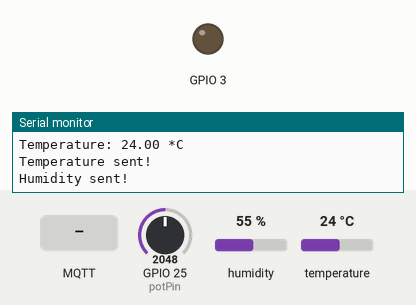
Bench run of a sketch on a simulated ESP32. Shown: output pins drawn as LEDs (lit = HIGH), the last lines printed to the serial monitor. The test bench sets the inputs (shaded band); at power-on: GPIO 25 (potPin) = 2048, humidity 55 %, temperature 24 °C. WiFi joins after 1.5 s; servers stay silent unless stated; no MQTT or app messages arrive unless stated.

Above: at 2.7 s.
2.8 s: MQTT message "false" arrives on the first subscribed topic
At 6.9 s:
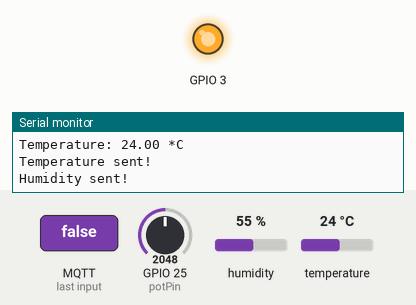
8.1 s: MQTT message "true" arrives on the first subscribed topic
At 12.8 s:
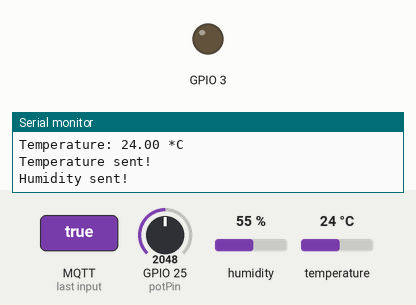
Timing chart, 0 to 14.3 s (numbered marks = the images above; inputs shaded):
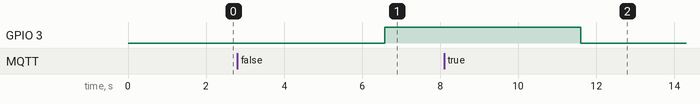

Measured:
- after the input at 2.8 s, GPIO 3: LOW → HIGH after 3.8 s
- after the input at 8.1 s, GPIO 3: HIGH → LOW after 3.5 s

The sketch:

m5bibliosejemplo.ino
```cpp
#include "DHT.h"
#include "PubSubClient.h" // Connect and publish to the MQTT broker
//#include <ArduinoMqttClient.h>

#include "WiFi.h" // Enables the ESP32 to connect to the local network (via WiFi)
#define DHTPIN 26  // Pin connected to the DHT sensor

#define DHTTYPE DHT11  // DHT11 or DHT22
DHT dht(DHTPIN, DHTTYPE);

// WiFi
const char* ssid = "POCO F3";                 // Your personal network SSID
const char* wifi_password = "carlitos"; // Your personal network password

// MQTT
const char* mqtt_server = "192.168.195.139";  // IP of the MQTT broker
const char* topic = "bolando/Cullera/Iluminacion";
const char* humidity_topic = "bolando/pista1/humedad";
const char* temperature_topic = "bolando/pista1/temperatura";
const char* mqtt_username = "carlos"; // MQTT username
const char* mqtt_password = "carlos"; // MQTT password
const char* clientID = "BOLANDO"; // MQTT client ID

// Initialise the WiFi and MQTT Client objects
WiFiClient wifiClient;
// 1883 is the listener port for the Broker
PubSubClient client(mqtt_server, 1883, wifiClient);

// variable for storing the potentiometer value
const int potPin = 25;
int potValue = 0;
int luminosidad = 0;
int IlumMin = 4095;
int IlumMax = 0;

int antes = 0;

void connect_MQTT(){
  Serial.print("Connecting to ");
  Serial.println(ssid);

  // Connect to the WiFi
  WiFi.begin(ssid, wifi_password);

  // Wait until the connection has been confirmed before continuing
  while (WiFi.status() != WL_CONNECTED) {
    delay(500);
    Serial.print(".");
  }

  // Debugging - Output the IP Address of the ESP8266
  Serial.println("WiFi connected");
  Serial.print("IP address: ");
  Serial.println(WiFi.localIP());

  // Connect to MQTT Broker
  // client.connect returns a boolean value to let us know if the connection was successful.
  // If the connection is failing, make sure you are using the correct MQTT Username and Password (Setup Earlier in the Instructable)
  if (client.connect(clientID, mqtt_username, mqtt_password)) {
    Serial.println("Connected to MQTT Broker!");
    Serial.println("Connected now subscribing");
    boolean r= client.subscribe("bolando/Cullera/Iluminacion");
  }
  else {
    Serial.println("Connection to MQTT Broker failed...");
  }
}

// Custom function to connet to the MQTT broker via WiFi
void setup() {
  Serial.begin(115200);
  dht.begin();
   pinMode(3, OUTPUT);

  client.setServer(mqtt_server, 1883);
  client.setCallback(callback);

  connect_MQTT();
}

void callback(char* topic, byte* message, unsigned int length) {
  Serial.print("Message arrived on topic: ");
  Serial.print(topic);
  Serial.print(". Message: ");
  String messageLuz;

  for (int i = 0; i < length; i++) {
    //Serial.print((char)message[i]);
    messageLuz += (char)message[i];
  }

  Serial.print(messageLuz);
  if (messageLuz == "false"){
    digitalWrite(3, HIGH);
    }
  else if (messageLuz == "true") {
    digitalWrite(3, LOW);
    }
}

void loop() {
  client.loop();
  //Serial.setTimeout(2000);

  potValue = analogRead(potPin);
  luminosidad = 100 * IlumMin / (IlumMin - IlumMax) - potValue * 100 / (IlumMin - IlumMax);

  float h = dht.readHumidity();
  float t = dht.readTemperature();

  Serial.print("Humidity: ");
  Serial.print(h);
  Serial.println(" %");
  Serial.print("Temperature: ");
  Serial.print(t);
  Serial.println(" *C");

  // MQTT can only transmit strings
  String hs="Hum: "+String((float)h)+" % ";
  String ts="Temp: "+String((float)t)+" C ";

  // PUBLISH to the MQTT Broker (topic = Temperature, defined at the beginning)
  if (client.publish(temperature_topic, String(t).c_str())) {
    Serial.println("Temperature sent!");
  }
  // Again, client.publish will return a boolean value depending on whether it succeded or not.
  // If the message failed to send, we will try again, as the connection may have broken.
  else {
    Serial.println("Temperature failed to send. Reconnecting to MQTT Broker and trying again");
    client.connect(clientID, mqtt_username, mqtt_password);
    delay(10); // This delay ensures that client.publish doesn't clash with the client.connect call
    client.publish(temperature_topic, String(t).c_str());
  }

  // PUBLISH to the MQTT Broker (topic = Humidity, defined at the beginning)
  if (client.publish(humidity_topic, String(h).c_str())) {
    Serial.println("Humidity sent!");
  }
  // Again, client.publish will return a boolean value depending on whether it succeded or not.
  // If the message failed to send, we will try again, as the connection may have broken.
  else {
    Serial.println("Humidity failed to send. Reconnecting to MQTT Broker and trying again");
    client.connect(clientID, mqtt_username, mqtt_password);
    delay(10); // This delay ensures that client.publish doesn't clash with the client.connect call
    client.publish(humidity_topic, String(h).c_str());
  }
    // disconnect from the MQTT broker
  delay(5000);       // print new values every 1 Minute

}
```
